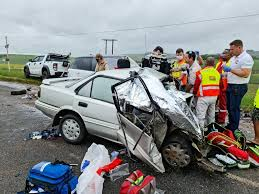
#> input picture Dataset/Accident/04.jpg, 259 x 194 px, found by its file name; its folder holds 4 pictures in this run
$ jupyter execute --allow-errors AccidentDetection3-LR.ipynb
#> lines starting #> are read from the running program, lines starting #| are printed output that depends on the picture
[cell 1]
import random
import os
import cv2
import pickle
import pandas as pd
import matplotlib.pyplot as plt
import numpy as np
from sklearn.model_selection import train_test_split
import warnings
warnings.filterwarnings('ignore')

[cell 2]
def create_data(CATEGORIES,DATADIR,IMG_SIZE):## chargement du dataset(ensembles des images 'with-accident' et 'without-accident')
#> called with DATADIR = 'C:/dataV3/', IMG_SIZE = 300
    data = []
    for category in CATEGORIES:
        path = os.path.join(DATADIR,category)
        class_num = CATEGORIES.index(category)
        for img in os.listdir(path):
            try:
                img_array = cv2.imread(os.path.join(path,img))
#> img_array is the input picture: shape (194, 259, 3); mean B, G, R 134.7, 134.4, 132.9
                img_array = cv2.resize(img_array, (IMG_SIZE, IMG_SIZE))
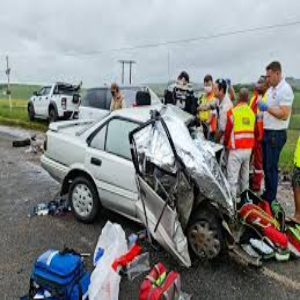
#> img_array: shape (300, 300, 3); mean B, G, R 134.5, 134.2, 132.7
                data.append([img_array, class_num])
            except Exception as e:
                pass
    return data

[cell 3]
IMG_SIZE = 300
cat = ['Accident','No Accident']
data_path = 'C:/dataV3/'

#> (the rest of this cell did not finish here and is left out)

[cell 4]
#séparation des images et leurs labels
# [8 lines left out: function lebalization, not called in this run]

#> (a cell that did not finish here is left out)

#> (a cell that did not finish here is left out)

#> (a cell that did not finish here is left out)

#> (a cell that did not finish here is left out)

#> (a cell that did not finish here is left out)

[cell 10]
from sklearn.linear_model import LogisticRegression
logistic_regression=LogisticRegression(random_state=60)

#> (a cell that did not finish here is left out)

#> (a cell that did not finish here is left out)

[cell 13]
import itertools
from sklearn.metrics import classification_report
from sklearn.metrics import accuracy_score
from sklearn.metrics import precision_score
from sklearn.metrics import recall_score
from sklearn.metrics import f1_score
from sklearn.metrics import roc_curve
from sklearn.metrics import roc_auc_score
from sklearn.metrics import confusion_matrix
import numpy as np

# [40 lines left out: functions plot_confusion_matrix, cal_accuracy, not called in this run]

#> (a cell that did not finish here is left out)

[cell 15]
import sklearn.metrics as metrics
#> (the rest of this cell did not finish here and is left out)

[cell 16]
url=input('Enter URL of Image :')
#> the answer given: ../Dataset/Accident/04.jpg
CAT = ['Accident','No Accident']


#img=imread(url)
img=cv2.imread(url)
plt.imshow(img)
img_resize = cv2.resize(img, (300, 300))
l=[img_resize.flatten()]

#> (the rest of this cell did not finish here and is left out)

[cell 17]
url=input('Enter URL of Image :')
#> the answer given: ../Dataset/Accident/10979050_082621-ktrk-ewn-10pm-BTA-lawsuit-deputy-crash-pkg-monica-vid.jpg


img=cv2.imread(url)
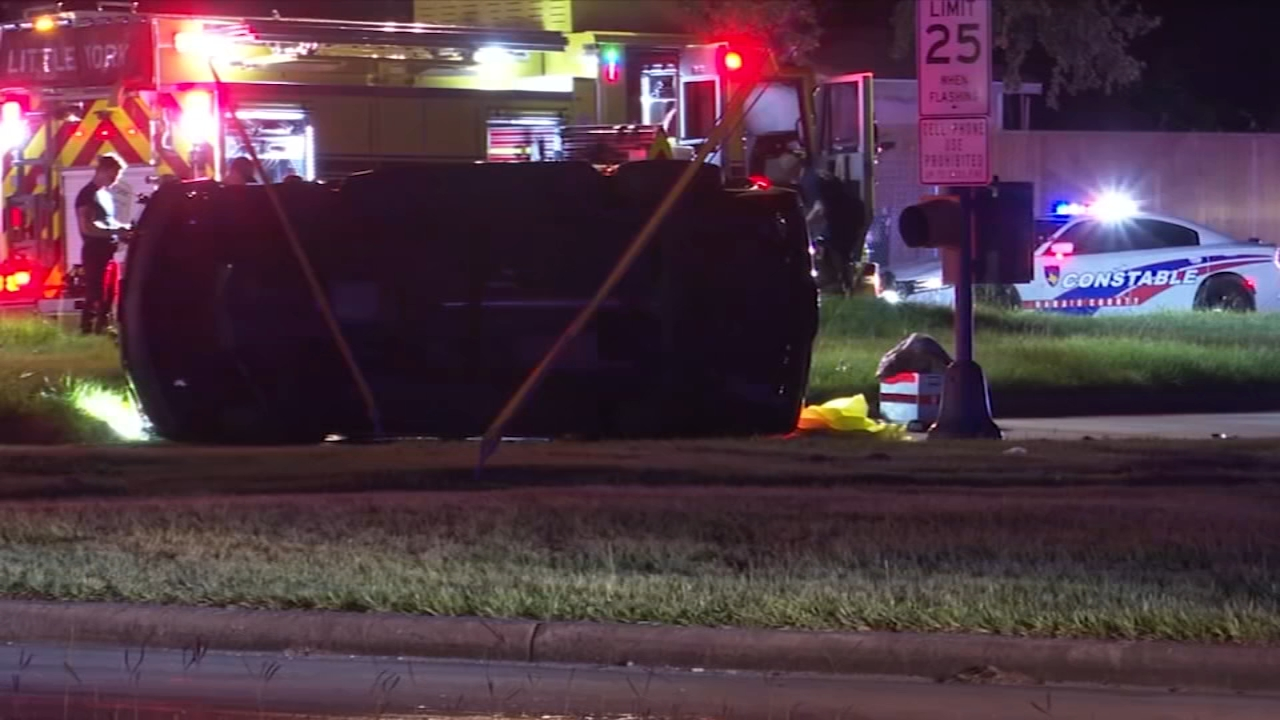
#> input picture Dataset/Accident/10979050_082621-ktrk-ewn-10pm-BTA-lawsuit-deputy-crash-pkg-monica-vid.jpg, 1280 x 720 px
#> img is the input picture: shape (720, 1280, 3); mean B, G, R 68.7, 57.3, 81.5
plt.imshow(img)
plt.show()
img_resize=cv2.resize(img,(300, 300))
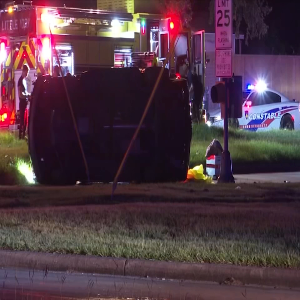
#> img_resize: shape (300, 300, 3); mean B, G, R 68.6, 57.2, 81.4
l=[img_resize.flatten()]
#> (the rest of this cell did not finish here and is left out)
